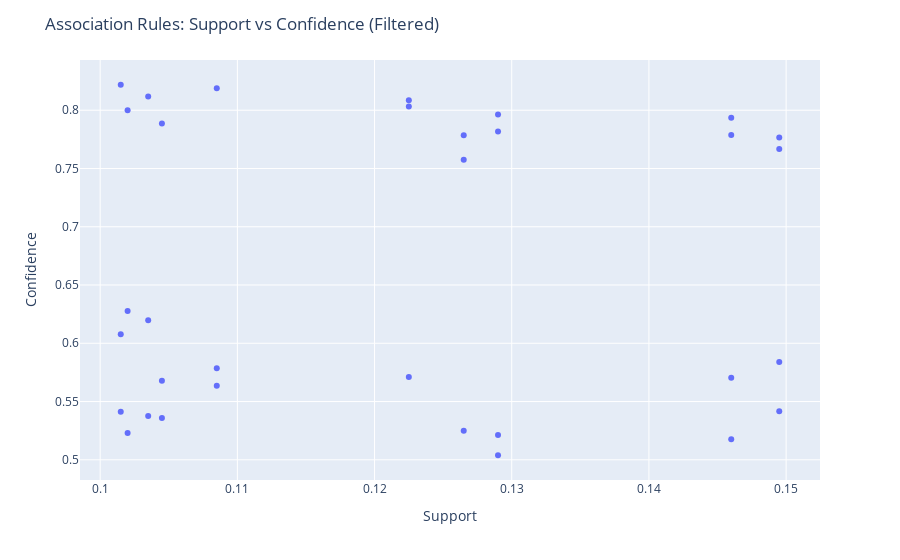

The notebook cell saved with this chart:
### Markdown cell above
### We can take a closer look at Atleast a pair of items,this will help to narrow down our observations

### Code cell
# Convert frozensets to lists
rules['antecedents'] = rules['antecedents'].apply(list)
rules['consequents'] = rules['consequents'].apply(list)

# Filter rules with more than one item in either antecedents or consequents
rules_filtered = rules[(rules['antecedents'].apply(len) > 1) | (rules['consequents'].apply(len) > 1)]

# Scatter plot using Plotly
fig = px.scatter(rules_filtered, x='support', y='confidence', hover_name='antecedents', hover_data=['consequents', 'support', 'confidence'])
fig.update_layout(title='Association Rules: Support vs Confidence (Filtered)',
                  xaxis_title='Support', yaxis_title='Confidence')
fig.show()
#These items contain atleast 3 association

### Figure 1 — Plotly figure (JSON) as saved in the notebook; plotly's stock layout.template omitted (floating-point values rounded to 4 significant figures)
{"data": [{"customdata": [[["ChildBks"]], [["CookBks"]], [["YouthBks"]], [["CookBks", "ChildBks"]], [["ChildBks"]], [["CookBks"]], [["DoItYBks"]], [["CookBks", "ChildBks"]], [["ChildBks"]], [["CookBks"]], [["CookBks", "ChildBks"]], [["ChildBks"]], [["CookBks"]], [["CookBks", "ChildBks"]], [["ChildBks"]], [["CookBks"]], [["GeogBks"]], [["CookBks", "ChildBks"]], [["ChildBks"]], [["GeogBks"]], [["DoItYBks"]], [["ChildBks"]], [["ArtBks"]], [["GeogBks"]], [["CookBks"]], [["ArtBks"]], [["DoItYBks"]], [["CookBks"]], [["GeogBks"]], [["DoItYBks"]], [["CookBks"]], [["ArtBks"]], [["GeogBks"]]], "hovertemplate": "<b>%{hovertext}</b><br><br>support=%{x}<br>confidence=%{y}<br>consequents=%{customdata[0]}<extra></extra>", "hovertext": [["YouthBks", "CookBks"], ["YouthBks", "ChildBks"], ["CookBks", "ChildBks"], ["YouthBks"], ["DoItYBks", "CookBks"], ["DoItYBks", "ChildBks"], ["CookBks", "ChildBks"], ["DoItYBks"], ["CookBks", "RefBks"], ["ChildBks", "RefBks"], ["RefBks"], ["ArtBks", "CookBks"], ["ArtBks", "ChildBks"], ["ArtBks"], ["GeogBks", "CookBks"], ["GeogBks", "ChildBks"], ["CookBks", "ChildBks"], ["GeogBks"], ["DoItYBks", "GeogBks"], ["DoItYBks", "ChildBks"], ["GeogBks", "ChildBks"], ["GeogBks", "ArtBks"], ["GeogBks", "ChildBks"], ["ArtBks", "ChildBks"], ["DoItYBks", "ArtBks"], ["DoItYBks", "CookBks"], ["ArtBks", "CookBks"], ["DoItYBks", "GeogBks"], ["DoItYBks", "CookBks"], ["GeogBks", "CookBks"], ["GeogBks", "ArtBks"], ["GeogBks", "CookBks"], ["ArtBks", "CookBks"]], "legendgroup": "", "marker": {"color": "#636efa", "symbol": "circle"}, "mode": "markers", "name": "", "orientation": "v", "showlegend": false, "type": "scatter", "x": [0.129, 0.129, 0.129, 0.129, 0.146, 0.146, 0.146, 0.146, 0.1225, 0.1225, 0.1225, 0.1265, 0.1265, 0.1265, 0.1495, 0.1495, 0.1495, 0.1495, 0.1045, 0.1045, 0.1045, 0.102, 0.102, 0.102, 0.1015, 0.1015, 0.1015, 0.1085, 0.1085, 0.1085, 0.1035, 0.1035, 0.1035], "xaxis": "x", "y": [0.7963, 0.7818, 0.5039, 0.5212, 0.7787, 0.7935, 0.5703, 0.5177, 0.8033, 0.8086, 0.5711, 0.7575, 0.7785, 0.5249, 0.7766, 0.7667, 0.584, 0.5417, 0.7887, 0.5679, 0.5359, 0.8, 0.5231, 0.6277, 0.8219, 0.5413, 0.6078, 0.8189, 0.5787, 0.5636, 0.8118, 0.5377, 0.6198], "yaxis": "y"}], "layout": {"legend": {"tracegroupgap": 0}, "margin": {"t": 60}, "title": {"text": "Association Rules: Support vs Confidence (Filtered)"}, "xaxis": {"anchor": "y", "domain": [0, 1], "title": {"text": "Support"}}, "yaxis": {"anchor": "x", "domain": [0, 1], "title": {"text": "Confidence"}}}}
